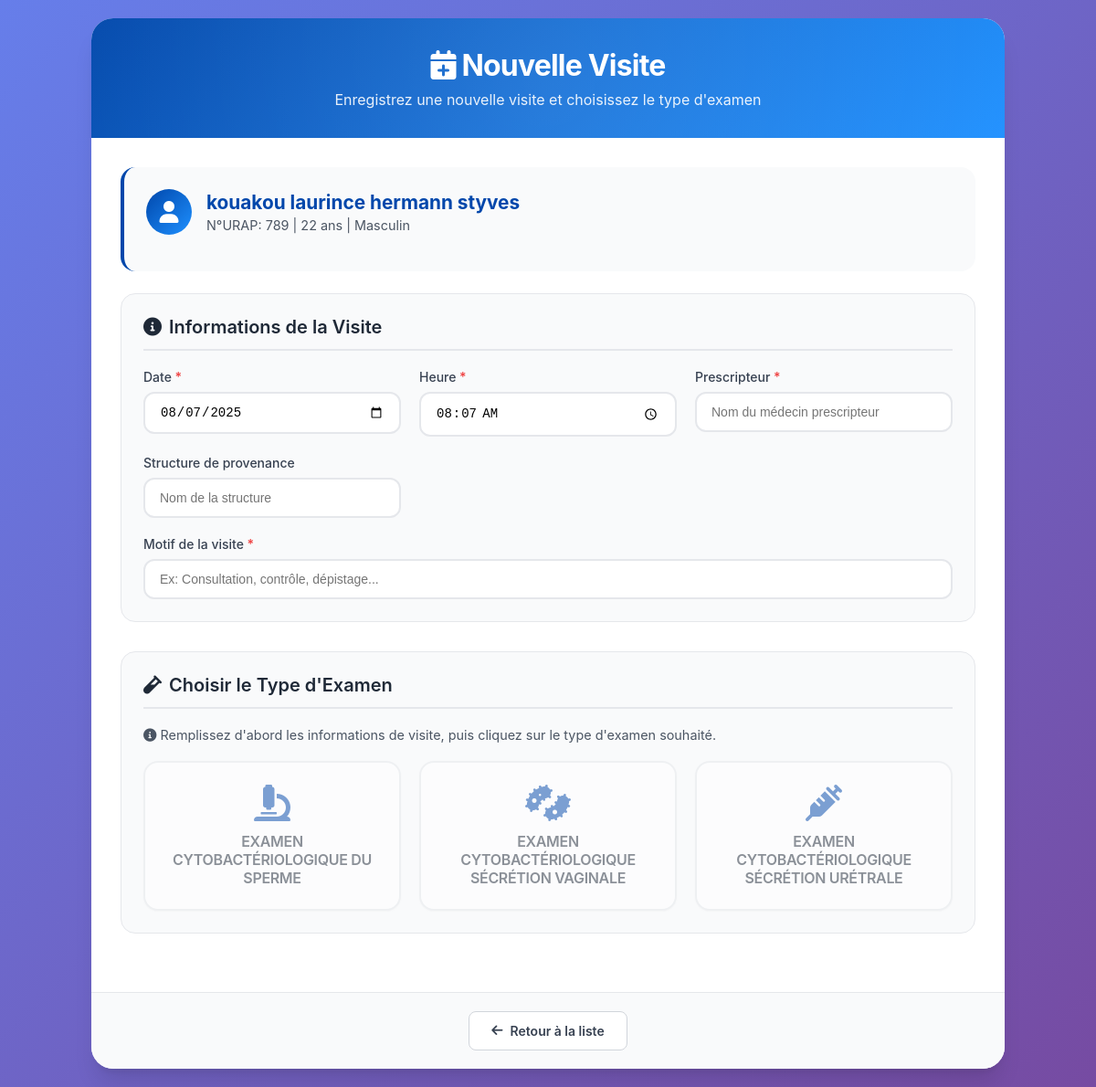
The page /page/visite.php?idU=789 (signed in) on the database its author committed.
### tables this page shows
CREATE TABLE IF NOT EXISTS `patient` (
  `Numero_urap` int NOT NULL,
  `Nom_patient` varchar(15) NOT NULL,
  `Prenom_patient` varchar(30) NOT NULL,
  `Age` int NOT NULL,
  `Sexe_patient` varchar(10) NOT NULL,
  `Date_naissance` date NOT NULL,
  `Contact_patient` varchar(10) NOT NULL,
  `Situation_matrimoniale` varchar(20) NOT NULL,
  `Lieu_résidence` varchar(25) NOT NULL,
  `Precise` varchar(30) NOT NULL,
  `Type_logement` varchar(25) NOT NULL,
  `Niveau_etude` varchar(30) NOT NULL,
  `Profession` varchar(25) NOT NULL,
  PRIMARY KEY (`Numero_urap`)
);

### page/visite.php (the view, shortened to what this page needs)
<?php
require_once("connexion.php");
$numero_urap = $_GET['idU'] ?? $_GET['urap'] ?? '';
$patient = null;
if ($numero_urap) {
    $stmt = $pdo->prepare("SELECT * FROM patient WHERE Numero_urap = ?");
    $stmt->execute([$numero_urap]);
    $patient = $stmt->fetch(PDO::FETCH_ASSOC);
}
?>
<!DOCTYPE html>
<html lang="fr">
<head>
    <link href="https://cdnjs.cloudflare.com/ajax/libs/font-awesome/6.0.0/css/all.min.css" rel="stylesheet">
</head>
<body>
    <div class="container">
        <div class="header">
            <h1><i class="fas fa-calendar-plus"></i> Nouvelle Visite</h1>
            <p>Enregistrez une nouvelle visite et choisissez le type d'examen</p>
        </div>
        <div class="content-area">
            <?php if ($patient): ?>
                <div class="patient-info">
                    <div class="patient-details">
                        <div class="patient-avatar">
                            <i class="fas fa-user"></i>
                        </div>
                        <div class="patient-name">
                            <h3><?= htmlspecialchars($patient['Nom_patient'] . ' ' . $patient['Prenom_patient']) ?></h3>
                            <div class="patient-meta">
                                N°URAP: <?= htmlspecialchars($patient['Numero_urap']) ?> |
                                <?= htmlspecialchars($patient['Age']) ?> ans |
                                <?= htmlspecialchars($patient['Sexe_patient']) ?>
                            </div>
                        </div>
                    </div>
                </div>
            <?php endif; ?>
            <form id="visiteForm">
                <div class="form-section">
                    <div class="section-title">
                        <i class="fas fa-info-circle"></i>
                        Informations de la Visite
                    </div>
                    <div class="form-grid">
                        <div class="form-field">
                            <label for="date" class="form-label required">Date</label>
                            <input type="date" id="date" name="date" class="form-input" value="<?= date('Y-m-d') ?>" required />
                        </div>
                        <div class="form-field">
                            <label for="heure" class="form-label required">Heure</label>
                            <input type="time" id="heure" name="heure" class="form-input" value="<?= date('H:i') ?>" required />
                        </div>
                        <div class="form-field">
                            <label for="prescripteur" class="form-label required">Prescripteur</label>
                            <input type="text" id="prescripteur" name="prescripteur" class="form-input" placeholder="Nom du médecin prescripteur" required />
                        </div>
                        <div class="form-field">
                            <label for="structure" class="form-label">Structure de provenance</label>
                            <input type="text" id="structure" name="structure" class="form-input" placeholder="Nom de la structure" />
                        </div>
                        <div class="form-field full-width">
                            <label for="motif" class="form-label required">Motif de la visite</label>
                            <input type="text" id="motif" name="motif" class="form-input" placeholder="Ex: Consultation, contrôle, dépistage..." required />
                        </div>
                    </div>
                </div>
                <div class="form-section">
                    <div class="section-title">
                        <i class="fas fa-vial"></i>
                        Choisir le Type d'Examen
                    </div>
                    <p style="color: var(--gray-600); margin-bottom: 20px; font-size: 0.9rem;">
                        <i class="fas fa-info-circle"></i>
                        Remplissez d'abord les informations de visite, puis cliquez sur le type d'examen souhaité.
                    </p>
                    <div class="examens-section">
                        <div class="examen-card disabled" data-type="ecs">
                            <i class="fas fa-microscope"></i>
                            <div class="examen-title">EXAMEN CYTOBACTÉRIOLOGIQUE DU SPERME</div>
                        </div>
                        <div class="examen-card disabled" data-type="vag">
                            <i class="fas fa-bacteria"></i>
                            <div class="examen-title">EXAMEN CYTOBACTÉRIOLOGIQUE SÉCRÉTION VAGINALE</div>
                        </div>
                        <div class="examen-card disabled" data-type="ecsu">
                            <i class="fas fa-syringe"></i>
                            <div class="examen-title">EXAMEN CYTOBACTÉRIOLOGIQUE SÉCRÉTION URÉTRALE</div>
                        </div>
                    </div>
                </div>
            </form>
        </div>
        <div class="actions-bar">
            <a href="liste_dossiers.php" class="btn btn-secondary">
                <i class="fas fa-arrow-left"></i> Retour à la liste
            </a>
        </div>
    </div>
</body>
</html>

### rows shown on the page
patient: Nom_patient+Prenom_patient "kouakou laurince hermann styves", Numero_urap "789", Age "22", Sexe_patient "Masculin"
